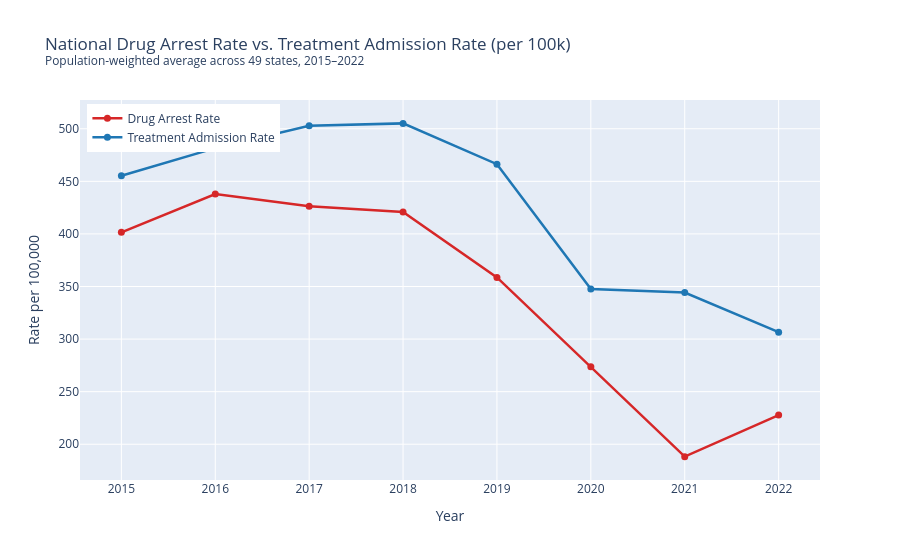

Source (notebook cell):
### Markdown cell above
---
## Exploratory Data Analysis (PART 3)

Produces three visualizations:
1. **Choropleth map** — average Criminalization Index by state
2. **Time trends** — national arrest rate vs. treatment admission rate (2015–2022)
3. **Distribution + correlation heatmap** — index distribution and feature correlations

Toggle `DROP_OUTLIERS` in the config to see how outlier removal affects the plots.

### Code cell
# --- Fig 1: Choropleth -------------------------------------------------------
state_avg = (complete.groupby('state')['criminalization_index']
             .mean().reset_index()
             .rename(columns={'criminalization_index': 'avg_index'}))

state_avg['code'] = state_avg['state'].apply(
    lambda s: us.states.lookup(s).abbr if us.states.lookup(s) else None)
state_avg = state_avg.dropna(subset=['code'])

fig1 = px.choropleth(
    state_avg,
    locations='code',
    locationmode='USA-states',
    color='avg_index',
    scope='usa',
    color_continuous_scale='RdYlGn_r',
    labels={'avg_index': 'Avg Criminalization Index'},
    title='Average Criminalization Index by State (2015\u20132022)<br>'
          '<sup>Higher = more arrests relative to treatment admissions</sup>',
)
fig1.update_layout(
    coloraxis_colorbar=dict(title='Index'),
    margin=dict(l=0, r=0, t=60, b=0),
)
fig1.write_html(os.path.join(OUT_DIR, "fig1_choropleth.html"))
fig1.show()
print("Saved: fig1_choropleth.html")

# --- Fig 2: Time trends -------------------------------------------------------
national = (complete.groupby('year')
            .apply(lambda g: pd.Series({
                'arrest_rate':    np.average(g['arrest_rate'],    weights=g['population']),
                'treatment_rate': np.average(g['treatment_rate'], weights=g['population']),
            }), include_groups=False)
            .reset_index())

fig2 = go.Figure()
fig2.add_trace(go.Scatter(
    x=national['year'], y=national['arrest_rate'],
    mode='lines+markers', name='Drug Arrest Rate',
    line=dict(color='#d62728', width=2.5), marker=dict(size=7),
))
fig2.add_trace(go.Scatter(
    x=national['year'], y=national['treatment_rate'],
    mode='lines+markers', name='Treatment Admission Rate',
    line=dict(color='#1f77b4', width=2.5), marker=dict(size=7),
))
fig2.update_layout(
    title='National Drug Arrest Rate vs. Treatment Admission Rate (per 100k)<br>'
          '<sup>Population-weighted average across 49 states, 2015\u20132022</sup>',
    xaxis_title='Year', yaxis_title='Rate per 100,000',
    legend=dict(x=0.01, y=0.99), hovermode='x unified',
)
fig2.write_html(os.path.join(OUT_DIR, "fig2_time_trends.html"))
fig2.show()
print("Saved: fig2_time_trends.html")

# --- Fig 3: Distribution + correlation heatmap --------------------------------
matplotlib.use("Agg")
fig, axes = plt.subplots(1, 2, figsize=(14, 5))

axes[0].hist(complete['criminalization_index'], bins=40,
             color='steelblue', edgecolor='white', alpha=0.85)
axes[0].axvline(complete['criminalization_index'].median(), color='red',
                linestyle='--',
                label=f"Median = {complete['criminalization_index'].median():.2f}")
axes[0].axvline(1.0, color='black', linestyle=':', linewidth=1.2, label='Index = 1.0')
axes[0].set_xlabel('Criminalization Index')
axes[0].set_ylabel('Count')
axes[0].set_title('Distribution of Criminalization Index')
axes[0].legend()

corr_cols = ['criminalization_index', 'arrest_rate', 'treatment_rate',
             'poverty_rate', 'median_income', 'unemployment_rate',
             'pct_white', 'pct_black', 'pct_hispanic']
corr = complete[corr_cols].corr()
mask = np.triu(np.ones_like(corr, dtype=bool))
sns.heatmap(corr, mask=mask, annot=True, fmt='.2f', cmap='RdBu_r',
            center=0, vmin=-1, vmax=1, ax=axes[1],
            annot_kws={'size': 8},
            xticklabels=[c.replace('_', ' ') for c in corr_cols],
            yticklabels=[c.replace('_', ' ') for c in corr_cols])
axes[1].set_title('Correlation Matrix')
axes[1].tick_params(axis='x', rotation=45)

plt.tight_layout()
fig.savefig(os.path.join(OUT_DIR, "fig_distributions.png"), dpi=150, bbox_inches='tight')
plt.show()
print("Saved: fig_distributions.png")

### Figure 1 — Plotly figure (JSON) as saved in the notebook; plotly's stock layout.template omitted (floating-point values rounded to 4 significant figures)
{"data": [{"line": {"color": "#d62728", "width": 2.5}, "marker": {"size": 7}, "mode": "lines+markers", "name": "Drug Arrest Rate", "type": "scatter", "x": [2015, 2016, 2017, 2018, 2019, 2020, 2021, 2022], "y": [401.6, 437.9, 426.4, 420.8, 358.6, 273.8, 188.2, 227.7]}, {"line": {"color": "#1f77b4", "width": 2.5}, "marker": {"size": 7}, "mode": "lines+markers", "name": "Treatment Admission Rate", "type": "scatter", "x": [2015, 2016, 2017, 2018, 2019, 2020, 2021, 2022], "y": [455.4, 481.6, 502.9, 505.1, 466.3, 347.6, 344.3, 306.6]}], "layout": {"hovermode": "x unified", "legend": {"x": 0.01, "y": 0.99}, "title": {"text": "National Drug Arrest Rate vs. Treatment Admission Rate (per 100k)<br><sup>Population-weighted average across 49 states, 2015–2022</sup>"}, "xaxis": {"title": {"text": "Year"}}, "yaxis": {"title": {"text": "Rate per 100,000"}}}}
